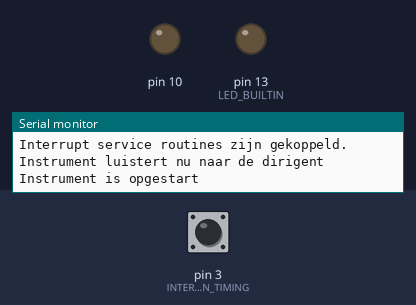
Recording of a sketch running on a simulated Arduino Uno, built with avr-gcc and run on an emulated ATmega328P. Parts: output pins drawn as LEDs (lit = HIGH), the last lines printed to the serial monitor. Inputs (shaded band) come from the test bench; at power-on: pin 3 (INTERRUPT_PIN_TIMING) HIGH.

Above: at 1.2 s.
1.3 s: pin 3 (INTERRUPT_PIN_TIMING) pulled LOW for 0.15 s
At 2.5 s:
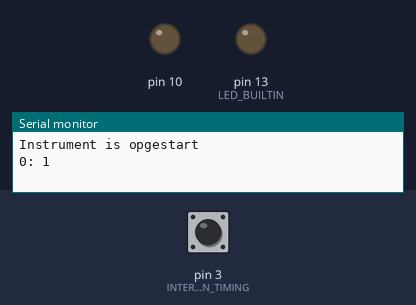
2.9 s: pin 3 (INTERRUPT_PIN_TIMING) pulled LOW for 3.2 s
At 6.9 s:
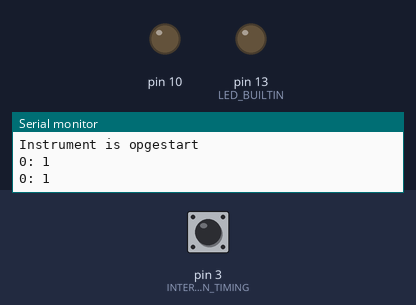
Timing chart, 0 to 8.4 s (numbered marks = the images above; inputs shaded):
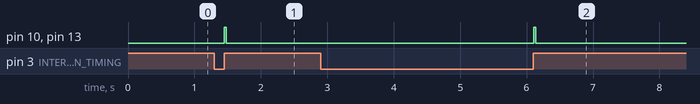

The sketch:

soundscape_instrument.ino
```cpp
// TEST mode
// Als deze regel niet is uitgecomment zal het Instrument in test mode staan.
// Dit betekent dat hij onafhankelijk van de dirigent de `event()` functie
// aanroept. Hiermee kun je je instrument testen.
//#define TEST

// Include de benodigde code
#include "soundscape.h"

// Aantal milliseconde tussen twee test-events
// Hoe kleiner dit getal, des te sneller loopt de test
#define TEST_DELAY 500

// Snelheid van communicatie over de USB kabel. Zorg ervoor dat de seriële
// monitor van de Arduino IDE op dezelfde snelheid is ingesteld.
#define BAUD_RATE 115200

// Stel de timing pin in
#define INTERRUPT_PIN_TIMING 3

#define MELODYSIZE 1 // Moet altijd exact overeenkomen met de grootte van de melody array
// Definieer je melodie hier. Doordat er unsigned long getallen worden gebruikt,
// heb je in feite 4 bytes aan data die je zelf kunt inrichten.
// Je kunt de array dus vullen met gewoon decimale getallen, bijv:
// { 12, 5, 542, 21, }
// Maar het is mogelijk makkelijker wanneer je solenoids aanstuurt om
// de binaire representatie te gebruiken. Dan zie je precies welke solenoid
// je met welke noot aanstuurt, bijv:
// { 0b000, 0b001, 0b010, 0b011, 0b100, 0b101, 0b110, 0b111, }
// RGB leds, die je met PWM signalen wilt aansturen zou je dan in hexadecimale
// notatie kunnen opzetten, waarbij steeds één byte voor een kleur staat. In
// hexadecimale notatie is één byte namlijk altijd twee cijfers, bijv:
// { 0xFFFFFF, 0x00FFFF, 0x12E0FF, }
// Als je dit niet wilt gebruiken zet dan MELODYSIZE op 1 en zet een 1 tussen de { }
const unsigned long melody[MELODYSIZE] = { 1 };

/*
 * De `setup()` functie wordt één keer uitgevoerd na opstarten of een reset
 */
void setup() {
  Serial.begin(BAUD_RATE);
  Serial.println("Instrument is bezig met opstarten");

  // Configureer de pins. de LED_BUILTIN is pin 13: de ingebouwde LED
  pinMode(LED_BUILTIN, OUTPUT);
  pinMode(10, OUTPUT);

  // Initialiseer het instrument.
  initInstrument(INTERRUPT_PIN_TIMING, &event, melody, MELODYSIZE);
  Serial.println("Instrument is opgestart");
}

int aanTijd = 0;

/*
 * De `loop()` functie wordt iedere keer herhaald totdat de Arduino wordt
 * uitgezet of gereset.
 */
void loop() {
  #ifdef TEST
    testInstrument(TEST_DELAY);
  #endif
  if (aanTijd > 0) {
    digitalWrite(10, HIGH);
    digitalWrite(LED_BUILTIN, HIGH);
    aanTijd--;
  } else {
    digitalWrite(10, LOW);
    digitalWrite(LED_BUILTIN, LOW);
  }
  delay(10);
}

/*
 * De `event()` functie wordt iedere keer aangeroepen als dit instrument een
 * teken krijgt van de dirigent. De meegegeven parameter `data` bevat de informatie
 * over wat dit instrument tijdens dit event moet doen.
 */
void event(unsigned long data) {
  aanTijd = 3;
}
```

soundscape.h
```cpp
#define BOUNCE_TIME 100

unsigned int melody_size;
unsigned int current_index;

// Pointer naar de callback functie
void (*callback_on_cue)(unsigned long);

unsigned long *currentMelody;

/*
 * Interrupt handler van de timing pin
 */
void timing_ISR() {
  static unsigned long last_timing_interrupt_time = 0;
  unsigned long interrupt_time = micros();
  // If interrupts come faster than BOUNCE_TIME us, assume it's a bounce and ignore
  if (interrupt_time - last_timing_interrupt_time > BOUNCE_TIME) {
    last_timing_interrupt_time = interrupt_time;
    // Increment and reset if needed
    current_index = (current_index + 1) % melody_size;
    unsigned long data = currentMelody[current_index];
    callback_on_cue(data);
    // Debug info
    Serial.print(current_index);
    Serial.print(": ");
    Serial.println(data);
  }
}

/*
 * Initialiseer het instrument
 *
 * @param pin the pin to attach the timing signal
 * @param callback pointer naar de functie die moet worden aangeroepen
 * @param melody pointer naar de melody array
 * @param array_size de grootte van de melody array
 */
void initInstrument(int pin, void (*callback)(unsigned long), unsigned long melody[], unsigned int array_size) {
  pinMode(pin, INPUT_PULLUP);
  Serial.print("Deze track heeft ");
  melody_size = array_size;
  Serial.print(melody_size);
  Serial.println(" events");
  callback_on_cue = callback;
  currentMelody = melody;
  current_index = 0;
  #ifndef TEST
    attachInterrupt(digitalPinToInterrupt(pin), timing_ISR, RISING);
    Serial.println("Interrupt service routines zijn gekoppeld. Instrument luistert nu naar de dirigent");
  #else
    Serial.println("!TESTMODE! Instrument reageert NIET op de dirigent!");
  #endif
}

/*
 * Hulpje om te testen
 *
 * @param delayTime aantal milliseconden wachttijd tot de volgende cue
 */
void testInstrument(int delayTime) {
  static unsigned long timeToNextTestEvent = 0;
  unsigned long now = millis();
  if (now > timeToNextTestEvent) {
    timing_ISR();
    timeToNextTestEvent = now + delayTime;
  }
}
```

Measured:
- after the input at 1.3 s, pin 10, pin 13 (LED_BUILTIN): LOW → HIGH after 0.15 s, → LOW 0.03 s later
- after the input at 2.9 s, pin 10, pin 13 (LED_BUILTIN): LOW → HIGH after 3.2 s, → LOW 0.03 s later
